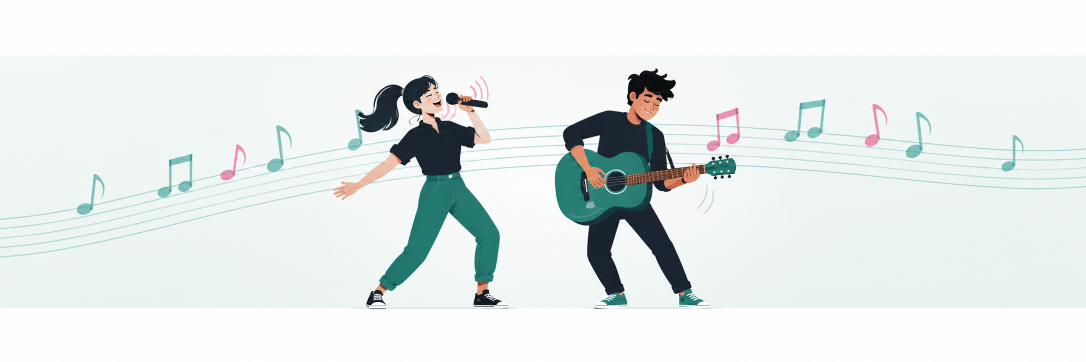
#> input picture businesses/chords/art/strip-source.png, 2172 x 724 px (shown at 1/2 size)
$ python strip.py
#> lines starting #> are read from the running program, lines starting #| are printed output that depends on the picture
"""
The band at the head of the chords library, prepared from the illustration.

  python scripts/strip.py

Source:  businesses/chords/art/strip-source.png   (the illustration as drawn)
Output:  businesses/chords/public/assets/strip.webp  (what the page loads)

The source is kept in the repo and the output is committed beside it, because
the output is not a build product of the site: nothing in build.mjs makes it,
and the page would have no picture the day somebody had to make it again from
memory. This file is the memory.

THREE THINGS ARE DONE TO IT, and each one is a thing the page cannot do:

1. The microphone's sound waves come off. Three arcs beside her mouth are the
   mark a loudspeaker wears in every icon set there is, and beside a drawing
   whose subject is somebody making the sound they were a symbol laid over the
   thing itself. They are separated from her face and hand by one comparison:
   the arcs are cool pink, blue at least as strong as green, and skin is warm,
   green well above blue.

2. The white borders come off. The drawing sits on a band of its own colour
   with white above and below it, and white above and below is a border. A band
   that runs to both edges of the glass cannot have one: it would read as a
   picture stuck on the page rather than as the head of it.

3. It is given room above the heads, and it fades out below the feet. The band
   on a wide screen is a slice of a drawing nearly as tall as its people, so
   the slice has to be able to sit high without standing on anybody's hair.

   THE FADE IS TO NOTHING AND NOT TO WHITE. It was white first, and white is a
   colour: the page under it is a shade off white, so the picture ended in a
   pale band lying on a page that was not the same pale, which is the seam it
   was put there to avoid. Fading the alpha instead ends it in whatever the
   page happens to be, on any page it is ever put on.

The top edge of the result is one flat colour on purpose. The page paints the
strip behind the bar in that same value (see .strip in style.css), so the room
the bar takes is the drawing's own paper and the two meet with no seam. Change
the source and the value printed at the end of a run is the one to put there.
"""
import os
import statistics
from PIL import Image

HERE = os.path.dirname(os.path.abspath(__file__))
ROOT = os.path.dirname(HERE)
SRC = os.path.join(ROOT, "businesses", "chords", "art", "strip-source.png")
OUT = os.path.join(ROOT, "businesses", "chords", "public", "assets", "strip.webp")

# Where the arcs are. A box rather than the whole picture, because the pink of
# the notes is the same pink and the notes are staying.
BOX = (872, 140, 1000, 258)
ROOM, FADE = 64, 120

im = Image.open(SRC).convert("RGB")
#> im is the input picture: PIL image 2172x724 RGB; mean R, G, B 228.5, 234.5, 233.5
W, H = im.size
#> W = 2172; H = 724
px = im.load()


def cool_pink(c):
    r, g, b = c
    return r - g > 10 and b - g >= -2 and r > 180


def warm_skin(c):
    r, g, b = c
    return g - b > 8


def row_bg(y):
    """What the background is on this row, read either side of the arcs."""
    xs = list(range(BOX[0] - 95, BOX[0] - 12)) + list(range(BOX[2] + 12, BOX[2] + 95))
    light = [px[x, y] for x in xs if 0 <= x < W]
    light = [c for c in light
             if min(c) > 225 and abs(c[0] - c[1]) < 12 and abs(c[1] - c[2]) < 12]
    if not light:
        return None
    return tuple(int(statistics.median(c[i] for c in light)) for i in range(3))


mask = set()
for y in range(BOX[1], BOX[3]):
    for x in range(BOX[0], BOX[2]):
        if cool_pink(px[x, y]):
            mask.add((x, y))

# the soft edge of each stroke goes with it, or it leaves a pink ghost
for _ in range(3):
    grow = set()
    for (x, y) in mask:
        for dx in (-1, 0, 1):
            for dy in (-1, 0, 1):
                grow.add((x + dx, y + dy))
    mask |= grow

painted = 0
for (x, y) in sorted(mask):
    if not (BOX[0] - 4 <= x < BOX[2] + 4 and BOX[1] - 4 <= y < BOX[3] + 4):
        continue
    c = px[x, y]
    # never her hand, never the microphone, never a stave line
    if warm_skin(c) or min(c) < 120 or c[1] - c[0] > 6:
        continue
    bg = row_bg(y)
    if bg:
        px[x, y] = bg
        painted += 1
#> this loop made 2866 passes
#> (r in warm_skin, g in warm_skin, b in warm_skin) on passes 1 to 3: (24, 33, 39), (12, 19, 22), (22, 23, 28)
#> after the loop, painted = 2584
print("waves: %d pixels painted out" % painted)
#| waves: 2584 pixels painted out


def banded(y):
#> called with y = 0
    c = px[6, y]
#> c = (253, 253, 253)
    return c[1] - c[0] > 3


rows = [y for y in range(H) if banded(y)]
#> rows = 502 values from 112 to 615
band = im.crop((0, rows[0], W, rows[-1] + 1))
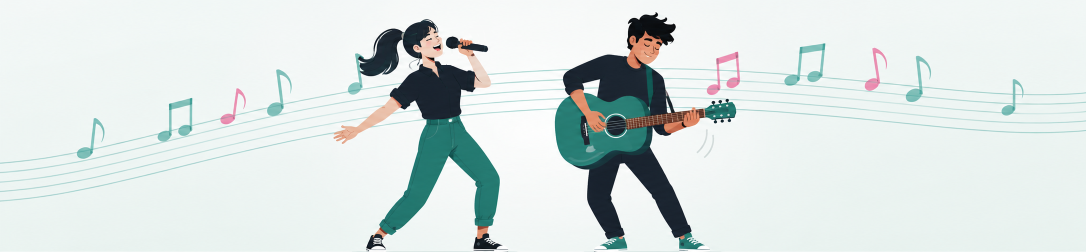
#> band: PIL image 2172x504 RGB (shown at 1/2 size); mean R, G, B 217.4, 226.2, 224.6
bw, bh = band.size
#> bw = 2172; bh = 504
print("band: rows %d..%d" % (rows[0], rows[-1]))
#| band: rows 112..615


def edge_colour(row):
#> called with row = 2
    line = [band.getpixel((x, row)) for x in range(0, bw, 3)]
#> line = 724 items, first 6: (243, 248, 247), (244, 247, 247), (243, 247, 246), (243, 248, 247), (243, 248, 246), (243, 247, 246)
    line = [c for c in line if min(c) > 215]
    return tuple(int(statistics.median(c[i] for c in line)) for i in range(3))


top_c, bot_c = edge_colour(2), edge_colour(bh - 3)
#> top_c = (243, 247, 246); bot_c = (234, 243, 240)

out = Image.new("RGBA", (bw, ROOM + bh + FADE), top_c + (255,))
out.paste(band.convert("RGBA"), (0, ROOM))
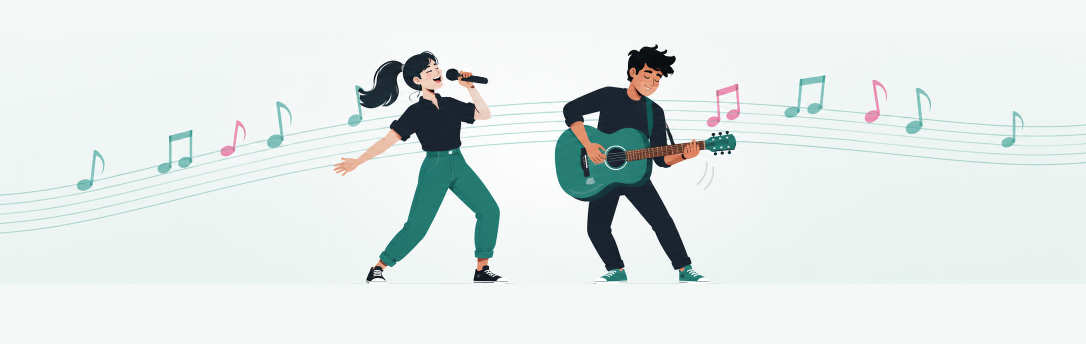
#> out: PIL image 2172x688 RGBA (shown at 1/2 size); mean R, G, B, A 224.2, 231.7, 230.3, 255
o = out.load()
for i in range(FADE):
    t = i / (FADE - 1.0)
    t = t * t * (3 - 2 * t)          # eased, so the fade has no edge of its own
    a = int(round(255 * (1 - t)))
    y = ROOM + bh + i
    for x in range(bw):
        o[x, y] = bot_c + (a,)

out.save(OUT, "WEBP", quality=90, method=6)
print("wrote %s  %dx%d  %d bytes" % (OUT, out.size[0], out.size[1], os.path.getsize(OUT)))
#| wrote businesses/chords/public/assets/strip.webp  2172x688  62068 bytes
print("top edge colour for .strip in style.css: #%02x%02x%02x" % top_c)
#| top edge colour for .strip in style.css: #f3f7f6
